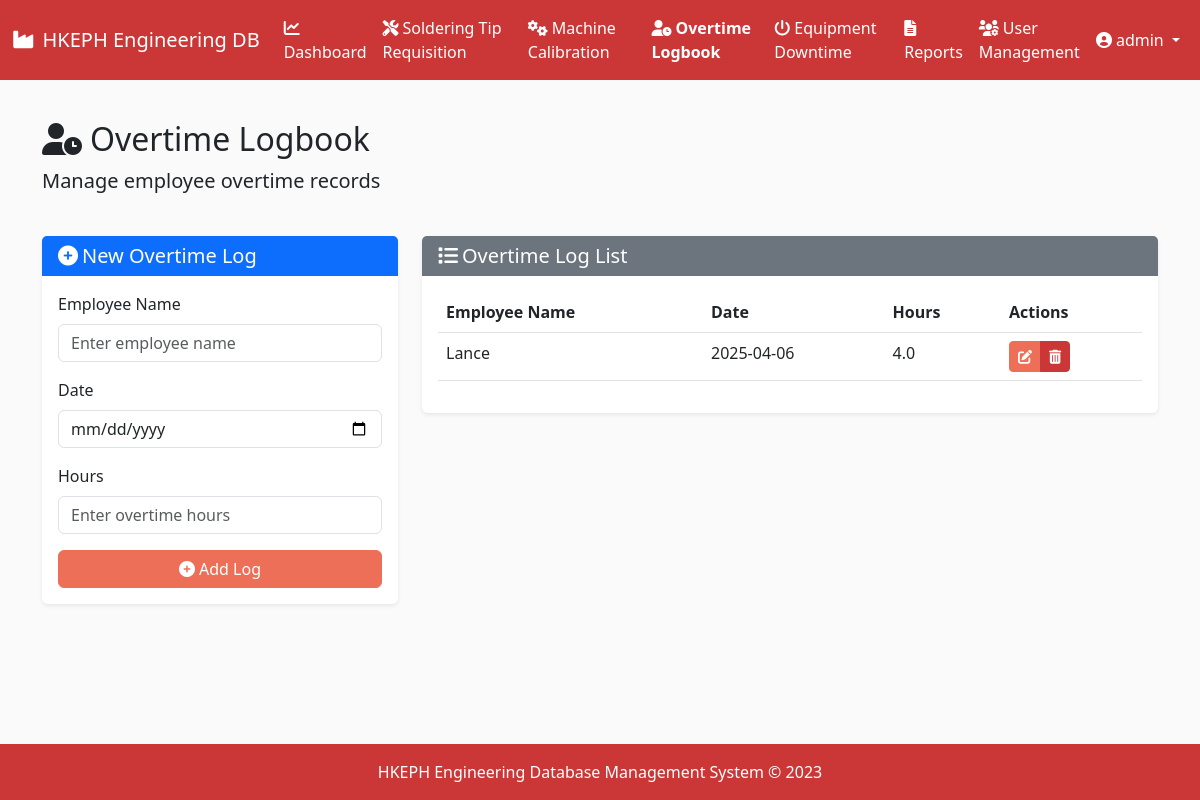
Before: /overtime-logbook (signed in) with the older database file.
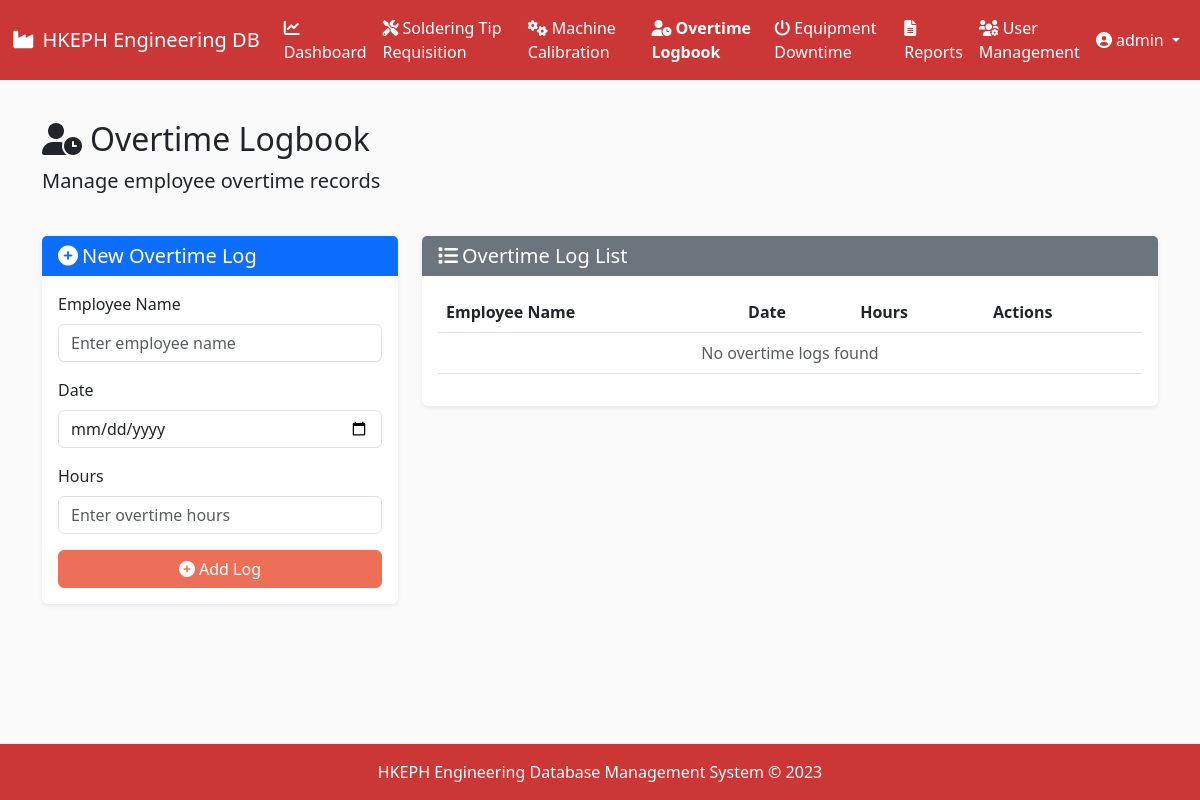
After: the same page with the newer database file.
### models.py (models this page shows, shortened)
class OvertimeLogbook(db.Model):
    id = db.Column(db.Integer, primary_key=True)
    employee_name = db.Column(db.String(100), nullable=False)
    date = db.Column(db.DateTime, nullable=False)
    hours = db.Column(db.Float, nullable=False)
    created_at = db.Column(db.DateTime, default=datetime.utcnow)

### routes.py (the view)
@app.route('/overtime-logbook')
@login_required
def overtime_logbook():
    logs = OvertimeLogbook.query.order_by(OvertimeLogbook.date.desc()).all()
    form = OvertimeLogbookForm()
    return render_template('overtime_logbook.html', logs=logs, form=form)

### forms.py
class OvertimeLogbookForm(FlaskForm):
    employee_name = StringField('Employee Name', validators=[DataRequired(), Length(max=100)])
    date = DateField('Date', validators=[DataRequired()])
    hours = FloatField('Hours', validators=[DataRequired(), NumberRange(min=0.5, max=24)])

### app.py (called while the page is built)
@login_manager.user_loader
def load_user(user_id):
    return User.query.get(int(user_id))

### templates/overtime_logbook.html (shortened to what the changed rows need)
{% extends 'base.html' %}
{% block content %}
<div class="row mb-4">
    <div class="col">
        <h2><i class="fas fa-user-clock me-2"></i>Overtime Logbook</h2>
    </div>
</div>
<div class="row mb-4">
    <div class="col-md-8">
        <div class="card">
            <div class="card-body">
                <div class="table-responsive">
                    <table class="table table-hover">
                        <thead>
                            <tr>
                                <th>Employee Name</th>
                                <th>Date</th>
                                <th>Hours</th>
                                <th>Actions</th>
                            </tr>
                        </thead>
                        <tbody>
                            {% for log in logs %}
                            <tr>
                                <td>{{ log.employee_name }}</td>
                                <td>{{ log.date.strftime('%Y-%m-%d') }}</td>
                                <td>{{ log.hours }}</td>
                                <td>
                                    <div class="btn-group btn-group-sm" role="group">
                                        <a href="{{ url_for('edit_overtime_log', log_id=log.id) }}" class="btn btn-warning">
                                            <i class="fas fa-edit"></i>
                                        </a>
                                        <button type="button" class="btn btn-danger" data-bs-toggle="modal" data-bs-target="#deleteLogModal-{{ log.id }}">
                                            <i class="fas fa-trash-alt"></i>
                                        </button>
                                    </div>
                                </td>
                            </tr>
                            {% endfor %}
                            {% if not logs %}
                            <tr>
                                <td colspan="4" class="text-center text-muted">No overtime logs found</td>
                            </tr>
                            {% endif %}
                        </tbody>
                    </table>
                </div>
            </div>
        </div>
    </div>
</div>
{% endblock %}

Changed rows visible on the page:
removed OvertimeLogbook: employee_name "Lance", date "2025-04-06", hours "4.0"
Other visible differences:
text now shown: "No overtime logs found"
